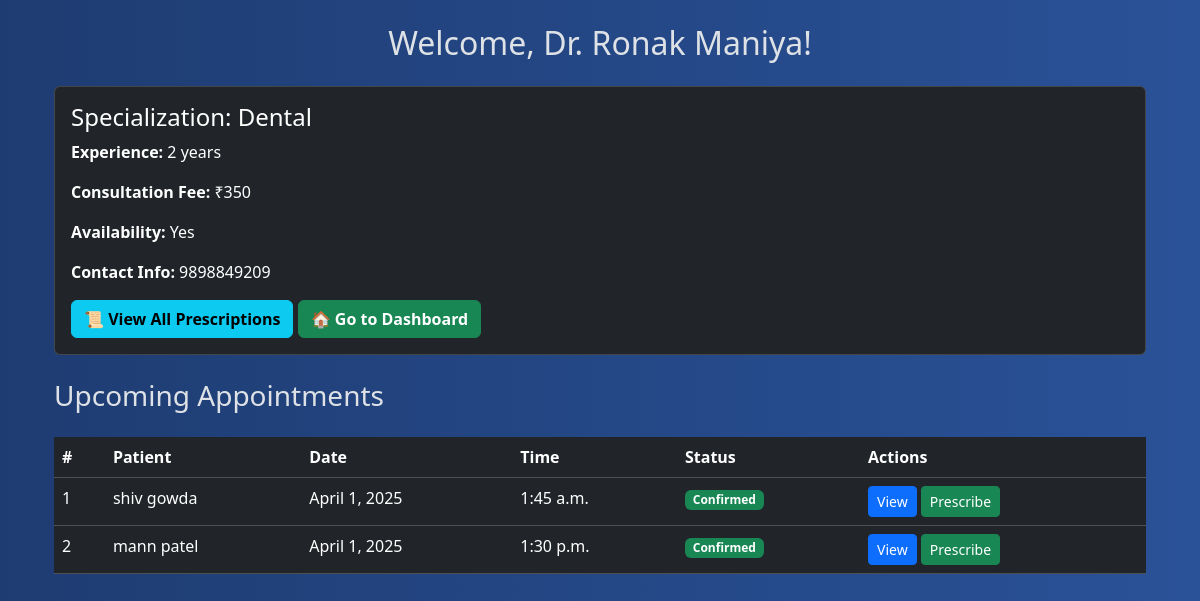
The page /doctor/dashboard/ (signed in) on the database its author committed.
### core/models.py (models this page shows, shortened)
class Doctor(models.Model):
    user = models.OneToOneField(User, on_delete=models.CASCADE, primary_key=True)
    specialization = models.CharField(max_length=100)
    experience = models.PositiveIntegerField()
    consultation_fee = models.PositiveIntegerField()
    availability = models.CharField(max_length=100)
    contact_info = models.CharField(max_length=100)

class User(AbstractUser, PermissionsMixin):
    USER_TYPE_CHOICES = (
        ('doctor', 'Doctor'),
        ('patient', 'Patient'),
    )
    user_type = models.CharField(max_length=10, choices=USER_TYPE_CHOICES, blank=True, null=True)
    username = None
    email = models.EmailField(unique=True)
    USERNAME_FIELD = 'email'
    REQUIRED_FIELDS = []
    objects = CustomUserManager()
    groups = models.ManyToManyField(
        "auth.Group",
        related_name="core_users",
        blank=True,
        help_text="The groups this user belongs to."
    )
    user_permissions = models.ManyToManyField(
        "auth.Permission",
        related_name="core_users_permissions",
        blank=True
    )

class Appointment(models.Model):
    appointment_id = models.AutoField(primary_key=True)
    doctor = models.ForeignKey(Doctor, on_delete=models.CASCADE)
    patient = models.ForeignKey(Patient, on_delete=models.CASCADE)
    date = models.DateField()
    time = models.TimeField()
    is_confirmed = models.BooleanField(default=False)
    STATUS_CHOICES = [
        ('Pending', 'Pending'),
        ('Confirmed', 'Confirmed'),
        ('Cancelled', 'Cancelled'),
    ]
    status = models.CharField(max_length=10, choices=STATUS_CHOICES, default='Pending')

class Patient(models.Model):
    GENDER_CHOICES = (
        ('M', 'Male'),
        ('F', 'Female'),
        ('O', 'Other'),
    )
    user = models.OneToOneField(User, on_delete=models.CASCADE, primary_key=True)
    contact_info = models.CharField(max_length=10)
    gender = models.CharField(max_length=1, choices=GENDER_CHOICES)
    age = models.PositiveIntegerField()

### core/views.py (the view)
# urls.py: path('doctor/dashboard/', views.doctor_dashboard, name='doctor_dashboard'),
@login_required
def doctor_dashboard(request):
    doctor = get_object_or_404(Doctor, user=request.user)
    appointments = Appointment.objects.filter(doctor=doctor).order_by('date', 'time')
    return render(request, 'doctor_dashboard.html', {'doctor': doctor, 'appointments': appointments})

### core/templates/doctor_dashboard.html (shortened to what this page needs)
 {% extends "layout.html" %}
{% block content %}
<div class="container mt-4">
    <h2 class="text-center mb-4">Welcome, Dr. {{ doctor.user.first_name }} {{ doctor.user.last_name }}!</h2>
    <div class="card text-bg-dark mb-4">
        <div class="card-body">
            <h4 class="card-title">Specialization: {{ doctor.specialization }}</h4>
            <p><strong>Experience:</strong> {{ doctor.experience }} years</p>
            <p><strong>Consultation Fee:</strong> ₹{{ doctor.consultation_fee }}</p>
            <p><strong>Availability:</strong> {{ doctor.availability }}</p>
            <p><strong>Contact Info:</strong> {{ doctor.contact_info }}</p>
            <a href="{% url 'prescription_list' %}" class="btn btn-info fw-bold">📜 View All Prescriptions</a>
                <a href="{% url 'dashboard' %}" class="btn btn-success fw-bold">🏠 Go to Dashboard</a>
        </div>
    </div>
    <h3 class="mt-4">Upcoming Appointments</h3>
    <div class="table-responsive">
        <table class="table table-dark table-hover mt-3">
            <thead>
                <tr>
                    <th>#</th>
                    <th>Patient</th>
                    <th>Date</th>
                    <th>Time</th>
                    <th>Status</th>
                    <th>Actions</th>
                </tr>
            </thead>
            <tbody>
                {% for appointment in appointments %}
                <tr>
                    <td>{{ forloop.counter }}</td>
                    <td>{{ appointment.patient.user.first_name }} {{ appointment.patient.user.last_name }}</td>
                    <td>{{ appointment.date }}</td>
                    <td>{{ appointment.time }}</td>
                    <td>
                        <span class="badge {% if appointment.status == 'Confirmed' %}bg-success{% elif appointment.status == 'Cancelled' %}bg-danger{% else %}bg-warning{% endif %}">
                            {{ appointment.status }}
                        </span>
                    </td>
                    <td>
                        <a href="{% url 'appointment_detail' appointment.pk %}" class="btn btn-primary btn-sm">View</a>
                        <a href="{% url 'prescription_create' appointment.pk %}" class="btn btn-success btn-sm">Prescribe</a>
                    </td>
                </tr>
                {% empty %}
                <tr>
                    <td colspan="6" class="text-center">No appointments scheduled.</td>
                </tr>
                {% endfor %}
            </tbody>
        </table>
    </div>
</div>
{% endblock %}

### rows shown on the page
Doctor: user.first_name "Ronak", user.last_name "Maniya", specialization "Dental", experience "2", consultation_fee "350", availability "Yes", contact_info "9898849209"
Appointment: patient.user.first_name "shiv", patient.user.last_name "gowda", date "April 1, 2025", time "1:45 a.m.", status "Confirmed"
Appointment: patient.user.first_name "mann", patient.user.last_name "patel", date "April 1, 2025", time "1:30 p.m.", status "Confirmed"
